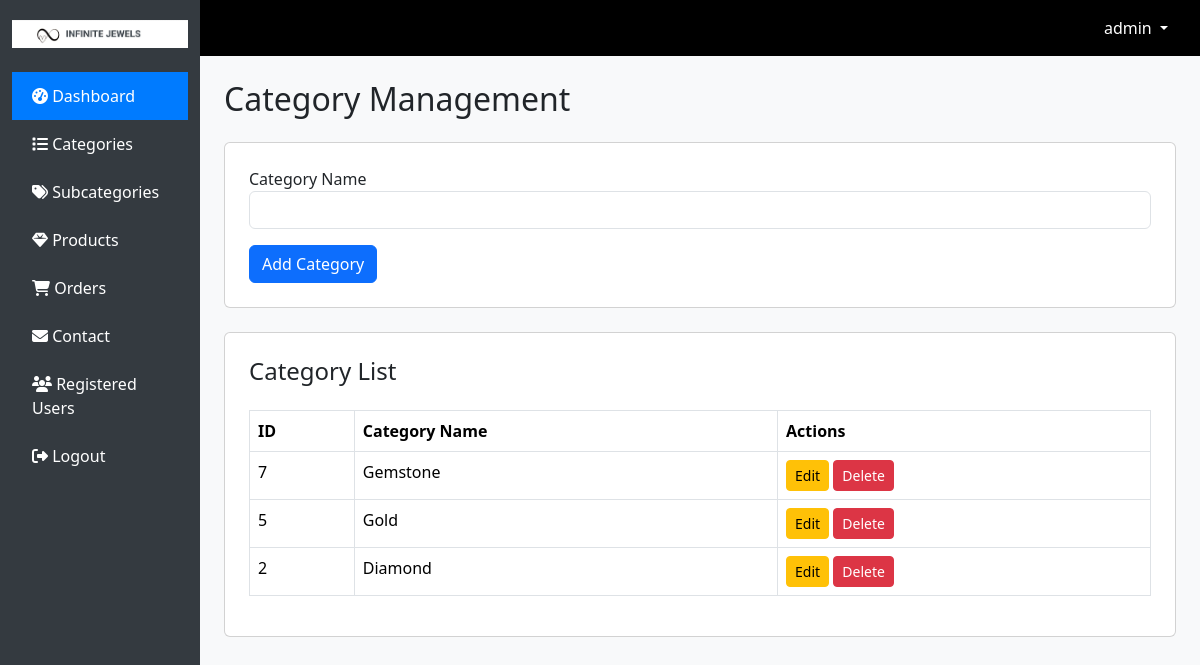
Screenshot of /category.php (signed in) with the database file from the repository.
### tables this page shows
CREATE TABLE `category` (
  `cid` int(11) NOT NULL,
  `cnm` varchar(255) NOT NULL
);

### category.php (the view, shortened to what this page needs)
<?php
include "header.php";
include "db.php";
?>
<h2 class="mb-4">Category Management</h2>
<div class="card p-4 mb-4">
    <form method="POST">
        <div class="mb-3">
            <label>Category Name</label>
            <input type="text" name="cnm" class="form-control" required>
        </div>
        <button type="submit" name="add" class="btn btn-primary">Add Category</button>
    </form>
</div>
<div class="card p-4">
    <h4>Category List</h4>
    <table class="table table-bordered mt-3">
        <thead>
            <tr>
                <th>ID</th>
                <th>Category Name</th>
                <th>Actions</th>
            </tr>
        </thead>
        <tbody>
            <?php
            $result = mysqli_query($conn, "SELECT * FROM category ORDER BY cid DESC");
            while($row = mysqli_fetch_assoc($result)){
                echo "<tr>
                    <td>".$row['cid']."</td>
                    <td>".$row['cnm']."</td>
                    <td>
                        <a href='edit_category.php?cid=".$row['cid']."' class='btn btn-sm btn-warning'>Edit</a>
                        <a href='category.php?delete=".$row['cid']."' class='btn btn-sm btn-danger' onclick='return confirm(\"Delete this category?\")'>Delete</a>
                    </td>
                </tr>";
            }
            ?>
        </tbody>
    </table>
</div>
<?php include "footer.php"; ?>

### header.php (style rules this page uses)
body { background-color: #f8f9fa; }

### rows the page displays
category: cid "7", cnm "Gemstone"
category: cid "5", cnm "Gold"
category: cid "2", cnm "Diamond"

### other values shown
$_SESSION['admin'] "admin"
